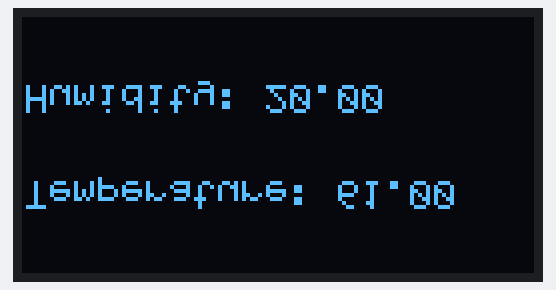
Simulated run of this sketch. Board: Arduino Uno, built with avr-gcc and run on an emulated ATmega328P. Shown: 128×64 one-colour display. Wiring (inferred from the names in the program): SSD1306 OLED at I2C address 0x3C.

Above: at 1.1 s.
At 5.1 s:
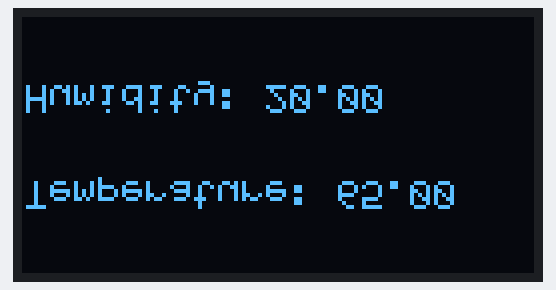
At 9.1 s:
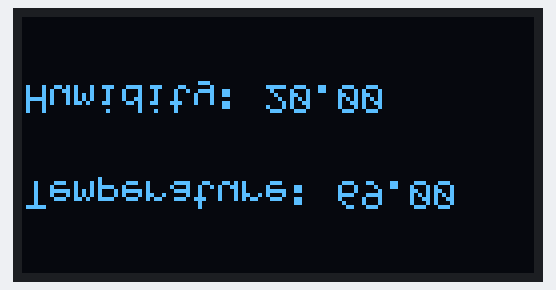
At 19.1 s:
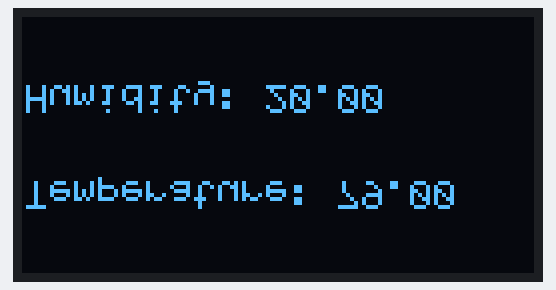
At 27.1 s:
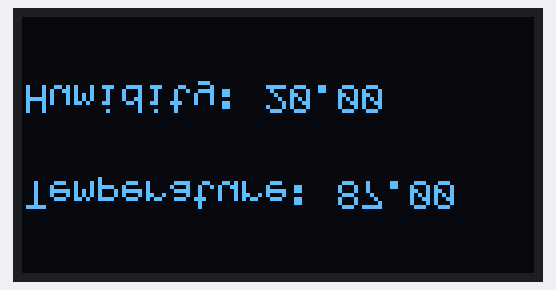
At 38.1 s:
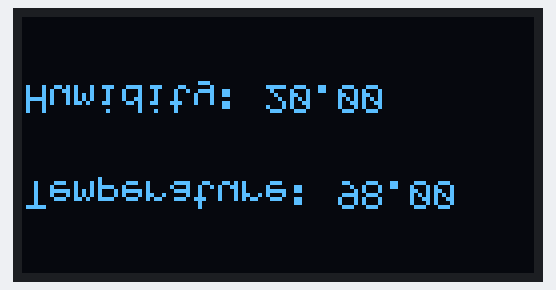

Measured:
- what the display in image 0 shows lasts 1.0 s, from 1.0 s to 2.0 s

The sketch:

example.ino
```cpp
#include "SSDGraphicMega.h"
#include <stdio.h>

#define SSD1306 0x3C
#define HEIGHT 64
#define WIDTH 128

float temperature = 60.00;

void setup() {

  beginDisplay();

}


void loop() {
  // put your main code here, to run repeatedly:
  static long startTime = 0;
  long currentTime;
  char temp[5];
  char hum[5];

  // Get current time
  currentTime = millis();

  // Checks 1 second passed
  if ((currentTime - startTime) > 1000) {


    startTime = currentTime;

    // Update temperature
    temperature +=1;

    dtostrf(temperature, 4, 2, temp); // cast float to string

    // Set cursor
    setPointer((uint8_t)0x02); // 3rd line
    // Print to display

    printString("Temperature: ");

    // Print to display

    printString(temp);

    // Update humidity
    float humidity = 20.00;

    dtostrf(humidity, 4, 2, hum); // cast float to string

    // Set cursor
    setPointer((uint8_t)0x05); // 5th line

    printString("Humidity: ");
    // Print to display
    printString(hum);

  }


}
```

SSDGraphicMega.cpp
```cpp
/*

 Camilletti Samuele - Progetto 2305

 Library for Graphic Display on SSD1306 through I2C

*/

// Including standard avr gcc standard libraries
#include "SSDGraphicMega.h"
#include <avr/pgmspace.h>

// Defining global variables as volatiles
static volatile uint8_t status = DISPLAY_OFF;

/*

 beginDisplay FUNCTION
 Description:
 Initilialise screen.

*/
void beginDisplay()
 {

  uint8_t buffer;

  twStart(SSD1306, 0); // start connection

  for (uint8_t i = 0; i < STARTUP_LENGTH; i++)
   {
    buffer = pgm_read_byte_near(&startup[i]); // startup seq
		twWrite(buffer);
	 }

  twClose(); // close

  status=DISPLAY_ON; // change status

 }

/*

 setPointer FUNCTION
 Description:
 Set Addressing mode to page address and set cursor pointer to given coordinates

 Parameters:
 uint8_t line: indicates "page" VALUE MUST BE 0-7
 uint8_t segment: indicates "segment" VALUE MUST BE 0-127

 Return value:
 0: Everything's ok
 1: If error is caught

*/
uint8_t setPointer(uint8_t line)
 {

  if(status == DISPLAY_ON) // check display
   {
    if(line >= 0x00 && line < 0x08) // check if line si correct
    {

      uint8_t buffer;

      twStart(SSD1306, 0); // start connection
      for (uint8_t i = 0; i < HOR_LENGTH; i++)
      {
        buffer = pgm_read_byte_near(&horizontalAddr[i]);
        twWrite(buffer);
      }
      twWrite(line); //page start
      twWrite(line); //page end

      twClose(); // close

      return 0;
    }
    else return 1;
   }
  else return 1;


 }

/*

 decodeString FUNCTION
 Description:
 scan string and send integer by integer to printAscii

 Parameters:
 uint8_t msg: pointer to array of unsigned integers


*/
void printString(char *msg)
 {

  if(status == DISPLAY_ON) // check display
   {
    while (*msg != 0)
    {
      printAscii(*msg); // scroll string
      msg++;
    }
   }

 }

/*

 printAscii FUNCTION
 Description:
 decode ascii bits then send data stream D/C bit to device then bitbang

 Parameters:
 uint8_t c: byte that indicates ascii char


*/
void printAscii(char c)
 {

  // find correct array pos for character
  uint16_t asciiIndex = (((uint8_t)c)-32)*6; // need 16 bit since ASCII array is around 600 bytes
  uint8_t buffer;

  twStart(SSD1306, 0); // start connection

  twWrite(DATASTREAM);
  for (uint16_t i=asciiIndex; i < asciiIndex+6; i++)
  {
   buffer = pgm_read_byte_near(&ssd1306_font[i]);
   twWrite(buffer);
  }

  twClose(); // close connection

 }


/*

 clear FUNCTION WORKING IN PROGRESS
 Description:
 clear screen. but experimental

 Return value
 0: ok
 1: errors caught

*/
uint8_t clear(uint8_t line)
 {

  if(status == DISPLAY_ON)
   {
    if(line >= 0x00 && line < 0x08)
    {
      setPointer(line);

      for(uint8_t i =0 ; i<4; i++)
      {
        twStart(SSD1306, 0);

        twWrite(DATASTREAM);

        for(uint8_t j=0; j<31; j++)
          twWrite((uint8_t)0x00);


        twClose();
      }

    }
    else return 1;
   }
  else return 1;

 }
```

SSDGraphicMega.h
```cpp
/*

 Camilletti Samuele - Progetto 2305

 Library for Graphic Display on SSD1306 through I2C

*/

// Including standard avr gcc standard libraries
#include <avr/pgmspace.h>
#include "TWireMega.h"

#define SSD1306 0x3C
#define STARTUP_LENGTH 21
#define HOR_LENGTH 7

// Status code
#define DISPLAY_OFF 0x0
#define DISPLAY_ON 0x1

// self documenting constants
#define DATASTREAM 0x40
#define COMMANDSTREAM 0x00

// Defining prototypes

void beginDisplay(); // setup SSD1306 display

uint8_t setPointer(uint8_t line); // Set gddram pointer and set adressing mode

void printAscii(char c); // print character according to bites defined in progmem array

void printString(char *msg); // decode string in singular character

uint8_t clear(uint8_t line) ; // clear a page


// Startup seq
const uint8_t startup [] PROGMEM =
 {
  COMMANDSTREAM,
  0xAE, // Set display Off
  0xA8, // Set multiplex ratio
  0x3F,
  0xD3, // Set display offset
  0x00,
  0x40, // Set display start line (0100000b is RESET)
  0xA1, // Set segment re-map
  0xDA, // Set COM pins hardware configuration
  0x12,
  0x81, // Set contrast control
  0xCF,
  0xA4, // Disable entire display off
  0xA6, // Set normal display
  0xD5, // Set display clock divide ratio/oscillator frequency
  0x80,
  0x8D, // Set charge pump
  0x14, // VCC generated by internal DC/DC circuit
  0x20, // Set memory address mode
  0x00, // Horizontal
  0xAF  // Set display on
 };

// Horizontal Addressing seq
const uint8_t horizontalAddr [] PROGMEM =
 {
  COMMANDSTREAM, // Command stream
  0x20, // Set memory address mode
  0x00, // Adressing horizontal mode
  0x21, // Set column start and end
  0x00, // Column start
  0x7F, // Column end
  0x22  // Set page start end
 };

// Standard ASCII bit configurations 6x8
const uint8_t ssd1306_font [] PROGMEM =
 {
  0x00, 0x00, 0x00, 0x00, 0x00, 0x00, //   0
  0x00, 0x00, 0x00, 0x2f, 0x00, 0x00, // ! 1
  0x00, 0x00, 0x07, 0x00, 0x07, 0x00, // " 2
  0x00, 0x14, 0x7f, 0x14, 0x7f, 0x14, // # 3
  0x00, 0x24, 0x2a, 0x7f, 0x2a, 0x12, // $ 4
  0x00, 0x23, 0x13, 0x08, 0x64, 0x62, // % 5
  0x00, 0x36, 0x49, 0x55, 0x22, 0x50, // & 6
  0x00, 0x00, 0x05, 0x03, 0x00, 0x00, // ' 7
  0x00, 0x00, 0x1c, 0x22, 0x41, 0x00, // ( 8
  0x00, 0x00, 0x41, 0x22, 0x1c, 0x00, // ) 9
  0x00, 0x14, 0x08, 0x3E, 0x08, 0x14, // * 10
  0x00, 0x08, 0x08, 0x3E, 0x08, 0x08, // + 11
  0x00, 0x00, 0x00, 0xA0, 0x60, 0x00, // , 12
  0x00, 0x08, 0x08, 0x08, 0x08, 0x08, // - 13
  0x00, 0x00, 0x60, 0x60, 0x00, 0x00, // . 14
  0x00, 0x20, 0x10, 0x08, 0x04, 0x02, // / 15
  0x00, 0x3E, 0x51, 0x49, 0x45, 0x3E, // 0 16
  0x00, 0x00, 0x42, 0x7F, 0x40, 0x00, // 1 17
  0x00, 0x42, 0x61, 0x51, 0x49, 0x46, // 2 18
  0x00, 0x21, 0x41, 0x45, 0x4B, 0x31, // 3 19
  0x00, 0x18, 0x14, 0x12, 0x7F, 0x10, // 4 20
  0x00, 0x27, 0x45, 0x45, 0x45, 0x39, // 5 21
  0x00, 0x3C, 0x4A, 0x49, 0x49, 0x30, // 6 22
  0x00, 0x01, 0x71, 0x09, 0x05, 0x03, // 7 23
  0x00, 0x36, 0x49, 0x49, 0x49, 0x36, // 8 24
  0x00, 0x06, 0x49, 0x49, 0x29, 0x1E, // 9 25
  0x00, 0x00, 0x36, 0x36, 0x00, 0x00, // : 26
  0x00, 0x00, 0x56, 0x36, 0x00, 0x00, // ; 27
  0x00, 0x08, 0x14, 0x22, 0x41, 0x00, // < 28
  0x00, 0x14, 0x14, 0x14, 0x14, 0x14, // = 29
  0x00, 0x00, 0x41, 0x22, 0x14, 0x08, // > 30
  0x00, 0x02, 0x01, 0x51, 0x09, 0x06, // ? 31
  0x00, 0x32, 0x49, 0x59, 0x51, 0x3E, // @ 32
  0x00, 0x7C, 0x12, 0x11, 0x12, 0x7C, // A 33
  0x00, 0x7F, 0x49, 0x49, 0x49, 0x36, // B 34
  0x00, 0x3E, 0x41, 0x41, 0x41, 0x22, // C 35
  0x00, 0x7F, 0x41, 0x41, 0x22, 0x1C, // D 36
  0x00, 0x7F, 0x49, 0x49, 0x49, 0x41, // E 37
  0x00, 0x7F, 0x09, 0x09, 0x09, 0x01, // F 38
  0x00, 0x3E, 0x41, 0x49, 0x49, 0x7A, // G 39
  0x00, 0x7F, 0x08, 0x08, 0x08, 0x7F, // H 40
  0x00, 0x00, 0x41, 0x7F, 0x41, 0x00, // I 41
  0x00, 0x20, 0x40, 0x41, 0x3F, 0x01, // J 42
  0x00, 0x7F, 0x08, 0x14, 0x22, 0x41, // K 43
  0x00, 0x7F, 0x40, 0x40, 0x40, 0x40, // L 44
  0x00, 0x7F, 0x02, 0x0C, 0x02, 0x7F, // M 45
  0x00, 0x7F, 0x04, 0x08, 0x10, 0x7F, // N 46
  0x00, 0x3E, 0x41, 0x41, 0x41, 0x3E, // O 47
  0x00, 0x7F, 0x09, 0x09, 0x09, 0x06, // P 48
  0x00, 0x3E, 0x41, 0x51, 0x21, 0x5E, // Q 49
  0x00, 0x7F, 0x09, 0x19, 0x29, 0x46, // R 50
  0x00, 0x46, 0x49, 0x49, 0x49, 0x31, // S 51
  0x00, 0x01, 0x01, 0x7F, 0x01, 0x01, // T 52
  0x00, 0x3F, 0x40, 0x40, 0x40, 0x3F, // U 53
  0x00, 0x1F, 0x20, 0x40, 0x20, 0x1F, // V 54
  0x00, 0x3F, 0x40, 0x38, 0x40, 0x3F, // W 55
  0x00, 0x63, 0x14, 0x08, 0x14, 0x63, // X 56
  0x00, 0x07, 0x08, 0x70, 0x08, 0x07, // Y 57
  0x00, 0x61, 0x51, 0x49, 0x45, 0x43, // Z 58
  0x00, 0x00, 0x7F, 0x41, 0x41, 0x00, // [ 59
  0x00, 0x02, 0x04, 0x08, 0x10, 0x20, // \ 60
  0x00, 0x00, 0x41, 0x41, 0x7F, 0x00, // ] 61
  0x00, 0x04, 0x02, 0x01, 0x02, 0x04, // ^ 62
  0x00, 0x40, 0x40, 0x40, 0x40, 0x40, // _ 63
  0x00, 0x00, 0x01, 0x02, 0x04, 0x00, // ' 64
  0x00, 0x20, 0x54, 0x54, 0x54, 0x78, // a 65
  0x00, 0x7F, 0x48, 0x44, 0x44, 0x38, // b 66
  0x00, 0x38, 0x44, 0x44, 0x44, 0x20, // c 67
  0x00, 0x38, 0x44, 0x44, 0x48, 0x7F, // d 68
  0x00, 0x38, 0x54, 0x54, 0x54, 0x18, // e 69
  0x00, 0x08, 0x7E, 0x09, 0x01, 0x02, // f 70
  0x00, 0x18, 0xA4, 0xA4, 0xA4, 0x7C, // g 71
  0x00, 0x7F, 0x08, 0x04, 0x04, 0x78, // h 72
  0x00, 0x00, 0x44, 0x7D, 0x40, 0x00, // i 73
  0x00, 0x40, 0x80, 0x84, 0x7D, 0x00, // j 74
  0x00, 0x7F, 0x10, 0x28, 0x44, 0x00, // k 75
  0x00, 0x00, 0x41, 0x7F, 0x40, 0x00, // l 76
  0x00, 0x7C, 0x04, 0x18, 0x04, 0x78, // m 77
  0x00, 0x7C, 0x08, 0x04, 0x04, 0x78, // n 78
  0x00, 0x38, 0x44, 0x44, 0x44, 0x38, // o 79
  0x00, 0xFC, 0x24, 0x24, 0x24, 0x18, // p 80
  0x00, 0x18, 0x24, 0x24, 0x18, 0xFC, // q 81
  0x00, 0x7C, 0x08, 0x04, 0x04, 0x08, // r 82
  0x00, 0x48, 0x54, 0x54, 0x54, 0x20, // s 83
  0x00, 0x04, 0x3F, 0x44, 0x40, 0x20, // t 84
  0x00, 0x3C, 0x40, 0x40, 0x20, 0x7C, // u 85
  0x00, 0x1C, 0x20, 0x40, 0x20, 0x1C, // v 86
  0x00, 0x3C, 0x40, 0x30, 0x40, 0x3C, // w 87
  0x00, 0x44, 0x28, 0x10, 0x28, 0x44, // x 88
  0x00, 0x1C, 0xA0, 0xA0, 0xA0, 0x7C, // y 89
  0x00, 0x44, 0x64, 0x54, 0x4C, 0x44, // z 90
  0x00, 0x08, 0x36, 0x41, 0x41, 0x00, // { 91
  0x00, 0x00, 0x00, 0x7F, 0x00, 0x00, // | 92
  0x00, 0x00, 0x41, 0x41, 0x36, 0x08, // } 93
  0x00, 0x08, 0x04, 0x08, 0x10, 0x08, // ~ 94
 };
```

TWireMega.cpp
```cpp
/*

    Camilletti Samuele - Progetto 2305

    Library for Two Wire Communication (I2C) for ATMega328P on 2-wire module

*/

// Including standard avr gcc standard libraries
#include <avr/interrupt.h>         // Define standard interrupts vector for AVR Architectures
#include <util/twi.h>
#include "TWireMega.h"

// Defining global variables as volatiles
static volatile uint8_t twiStatus = TWI_OFF;

static volatile uint8_t arrayBuffer [ BUFFER_LENGTH ]; // array of 8 bit integer

static volatile uint8_t bufferSize; // size to array of integer

static volatile uint8_t bufferIndex; // size to array of integer

/*

  twBegin FUNCTION
  Description:
  Initilialise PORTC and I/O registers to communicate.
  Set status to TWI_READY

*/
void twBegin()
 {

  twiStatus = TWI_READY;

  sbi(SREG, 7); // enable global interrupt

  // Set port as high
  sbi(PORTC, PORTSDA);
  sbi(PORTC, PORTSCL);

  TWDR = 0xFF;  // release

  TWBR = BIT_RATE; // As defined in docs (http://ww1.microchip.com/downloads/en/appnotes/00002480a.pdf 1.2.2)

  // set prescaler to 0
  cbi(TWSR, TWPS1);
  cbi(TWSR, TWPS0);

  TWCR = (0 << TWINT) |
            (0 << TWEA) |
            (0 << TWSTA) |
            (0 << TWSTO) |
            (0 << TWWC) |
            (1 << TWEN) |      // Enable TWI Module as I2C
            (0 << TWIE);

 }


/*

  twStart FUNCTION
  Description:
  Send START signal then leave then clears interrupt flag
  Set slaveaddress and buffer array pointer
  Set status to TWI_START_SENT

  Parameters:
  uint8_t slaveaddress: slave address
  uint8_t rw: read/write bit

*/
void twStart(uint8_t slave, uint8_t rw)
 {

  if(twiStatus == TWI_OFF) twBegin();

  while(twiStatus != TWI_READY); // check busy

  // set or clear LSB depending on Write or Read bit (0 = Write, 1 = Read)
  if(rw == WRITE_BIT) arrayBuffer[0] = (slave << ACK_SHIFT);
  else arrayBuffer[0] = 0x01 | (slave << ACK_SHIFT);

  bufferSize = 0;
  bufferIndex = 0;

  twiStatus = TWI_STARTED;

 }


/*

  twWrite FUNCTION
  Description:
  Set 8 bit integer to TWDR then clears interrupt flag
  Set status to TWI_WAITING_MESSAGE_ACK

  Parameters:
  uint8_t msg: 8 bit integer

  Return value:
  0: Everything's ok
  1: If error is caught or buffer size limit

*/
uint8_t twWrite(uint8_t msg)
 {

  // check if ready
  if(twiStatus == TWI_STARTED && bufferSize < BUFFER_LENGTH - 1)
   {

    arrayBuffer[++bufferSize] = msg;

    return 0;

   }
   else return 1;

 }


/*

    twClose FUNCTION
    Description:
    Send STOP condition

*/
void twClose()
 {

  if(twiStatus == TWI_STARTED)
   {

    // Set START condition bit on TWCR as defined on docs
    TWCR = (1 << TWINT) |
            (1 << TWSTA) |
            (1 << TWEN) |      // Enable TWI Module as I2C
            (1 << TWIE);

   }

 }


/*

TWI_vector routine

depending of the state of TWI Module do the routine as described:
-

*/
ISR(TWI_vect)
 {
  switch(TW_STATUS)
   {
    case TW_REP_START:
    case TW_START:
    case TW_MT_SLA_ACK:
    case TW_MT_DATA_ACK:

     twiStatus = TWI_DATA_ACK;

     if(bufferIndex <= bufferSize)
      {
       TWDR = arrayBuffer[bufferIndex++]; // Set 8 bit in the TWDR reg

       TWCR = (1 << TWINT) | // Set interrupt bit
                (0 << TWSTA) |  // Start condition
                (1 << TWIE) | // Interrupt enable
                (1 << TWEN);
      }
     else
      {

       TWCR = (1 << TWINT) |
                (0 << TWEA) |
                (0 << TWSTA) |
                (1 << TWSTO) |    // Transmitting stop condition
                (0 << TWWC) |
                (1 << TWEN) |      // Enable TWI Module as I2C
                (0 << TWIE);    // Disable interrupts

       twiStatus = TWI_READY;
      }

    break;

    case TW_MR_SLA_NACK:

    case TW_MR_DATA_NACK:

     TWCR = (1 << TWINT) |
            (0 << TWEA) |
            (0 << TWSTA) |
            (1 << TWSTO) |    // Transmitting stop condition
            (0 << TWWC) |
            (1 << TWEN) |      // Enable TWI Module as I2C
            (0 << TWIE);    // Disable interrupts

     twiStatus = TWI_READY;

    break;


   }
 }
```

TWireMega.h
```cpp
/*

    Camilletti Samuele - Progetto 2305

    Library for Two Wire Communication (I2C) for ATMega328P on 2-wire module

    Last update 18/07/2023
    - Adjusted TWBR according to CPU frequency: 16 Mhz -> TWBR = 72 -> 100KHz SCL Clock

*/

// Including standard avr gcc libraries
#include <avr/io.h>         // Define standard Input Output for AVR Architectures, refers to iom328p.h for ATMega328P

// Defining sbi & cbi macros: originally defined in

#ifndef cbi
#define cbi(sfr, bit) (_SFR_BYTE(sfr) &= ~_BV(bit))
#endif

#ifndef sbi
#define sbi(sfr, bit) (_SFR_BYTE(sfr) |= _BV(bit))
#endif

// Defining constants & macros

#define READ_BIT 1
#define WRITE_BIT 0

#define BIT_RATE 0x48

#define ACK_SHIFT 1  // less significant bit for slave address

// Status code (in addition to util/twi.h)
#define TWI_OFF 0x0
#define TWI_READY 0x1
#define TWI_STARTED 0x2
#define TWI_SLAVE_ACK 0x3
#define TWI_DATA_ACK 0x4

#define PINSDA PINC4
#define PINSCL PINC5

#define PORTSDA PORT4
#define PORTSCL PORT5

#define BUFFER_LENGTH 32 // address + 31 bytes (smaller but slower write on analysis)

// Defining prototypes

void twBegin(); // Initilialise PORTC and I/O registers to communicate.

void twStart(uint8_t slave, uint8_t rw);

uint8_t twWrite(uint8_t msg); // Write a 8 bit message from TWDR to Slave + Receive ACK/NACK

void twClose(); // Read a 8 bit message from Slave + Send ACK/NACK
```
